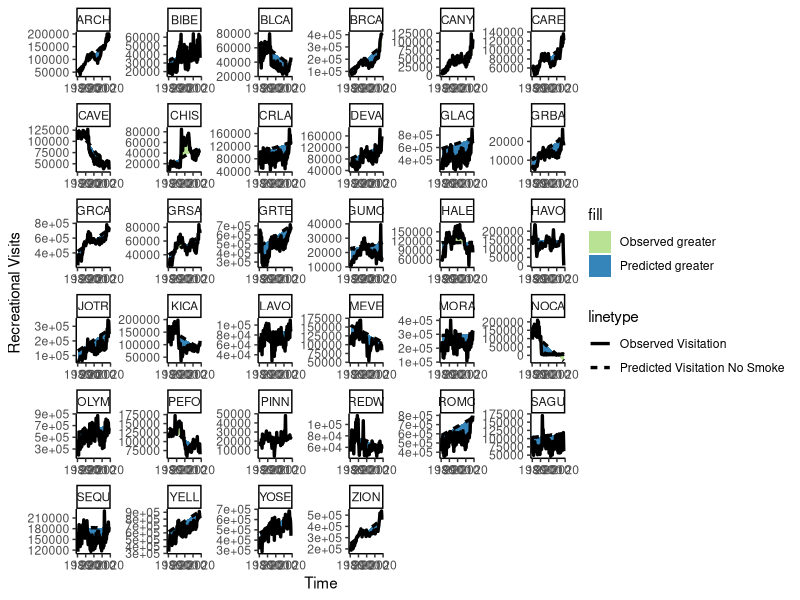
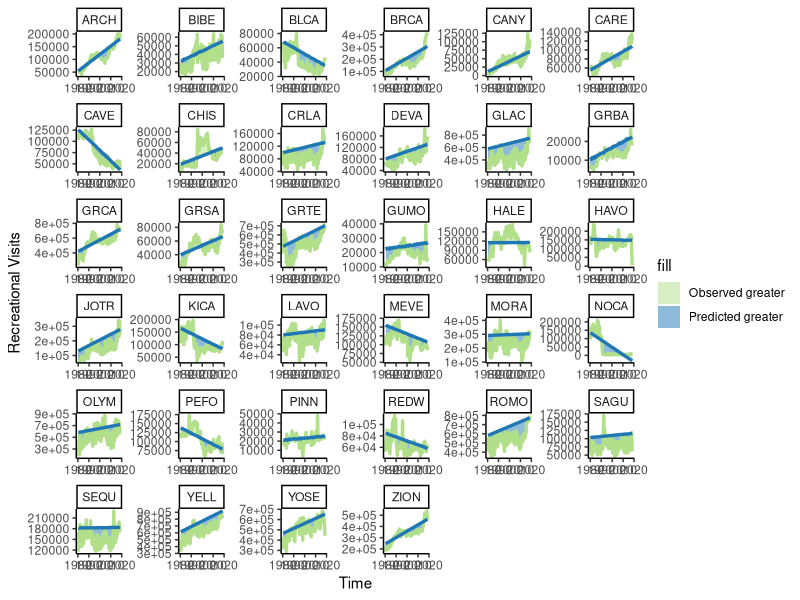
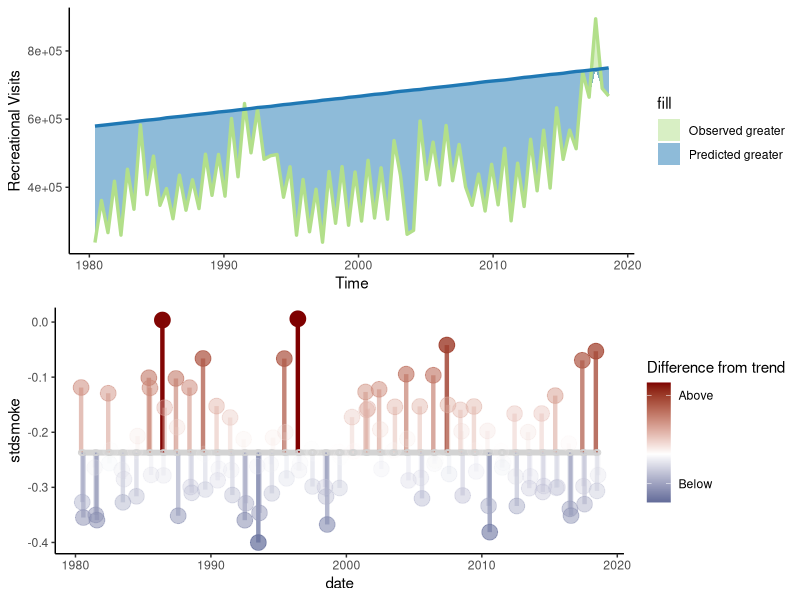
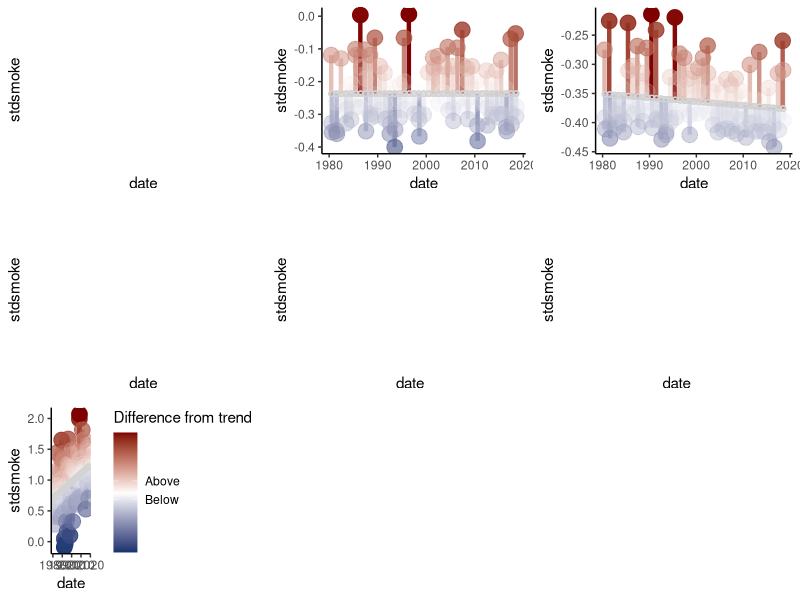
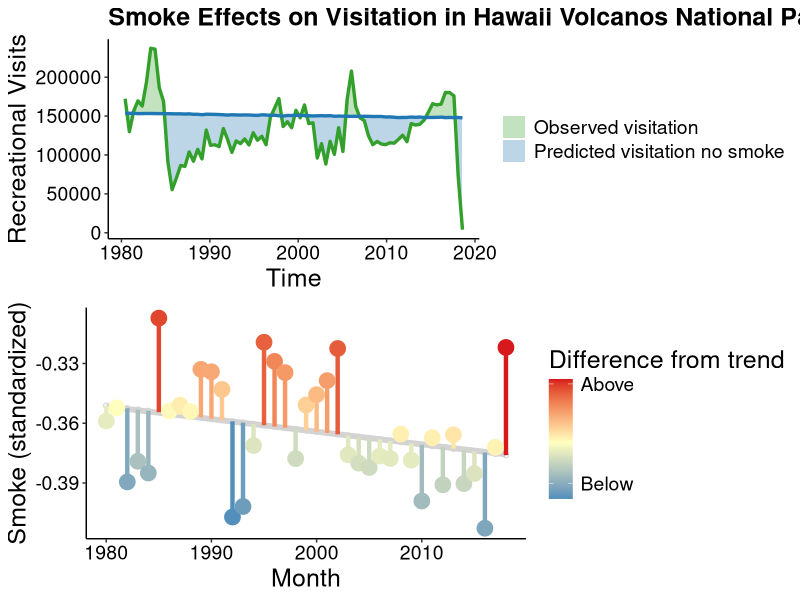
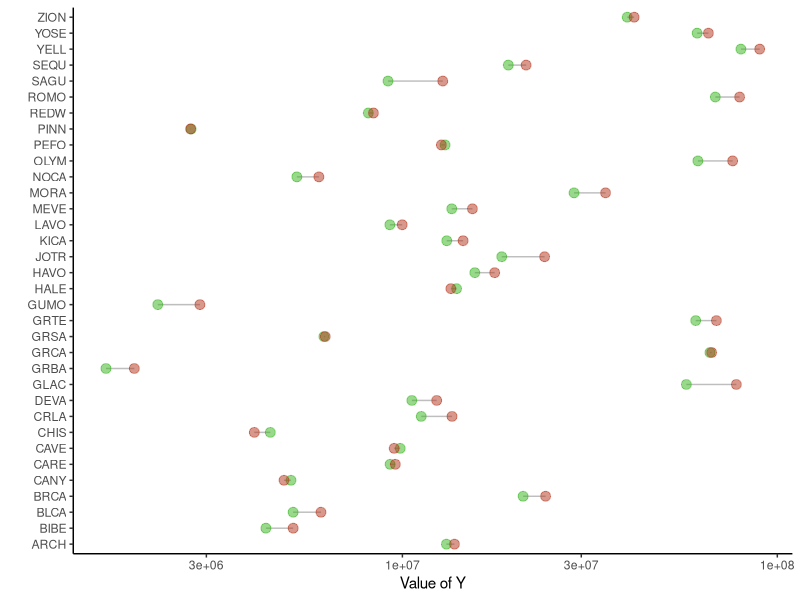
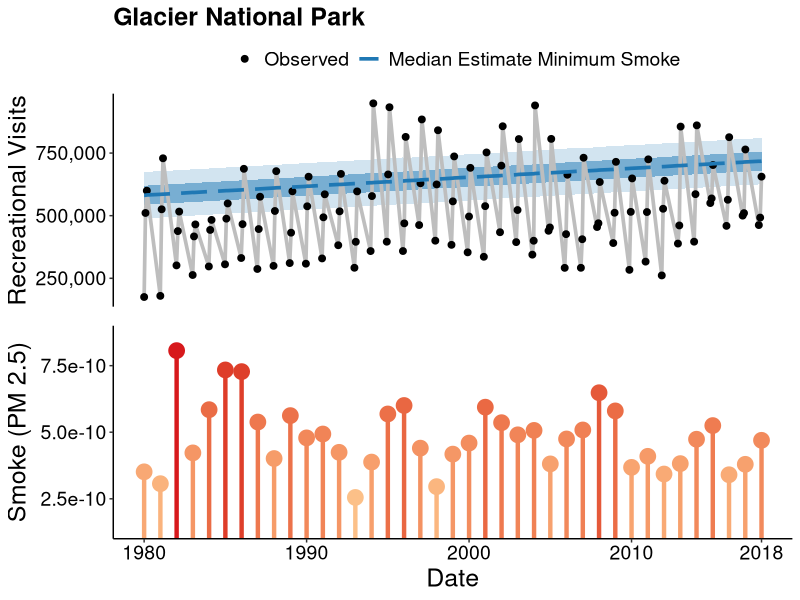
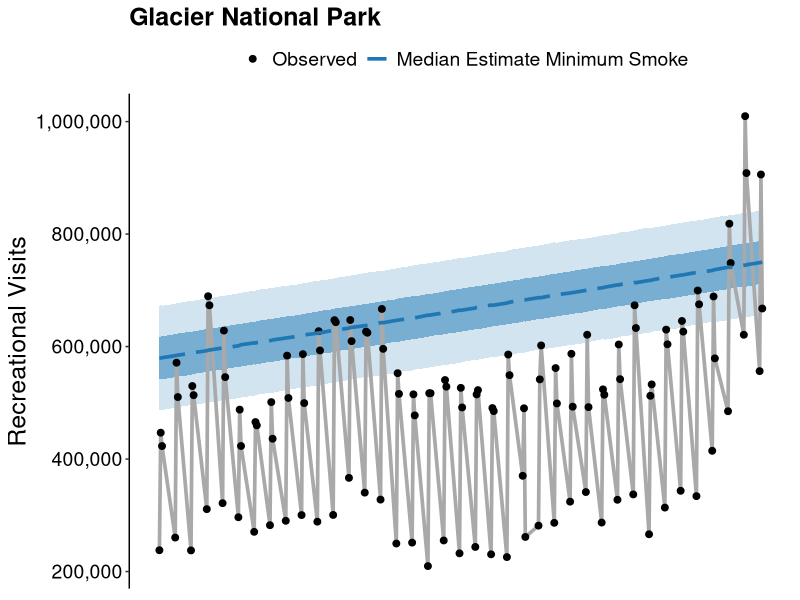

The R source for these figures, in order:
library(tidyverse)
allData<-read_csv("Data/MergedDataComplete.csv")[,-1]
predDat<-read_csv("Data/FullDataWithMinSmokePredictions.csv")[,-1]
predDat$date<-zoo::as.yearmon(predDat$date)
allData$date<-zoo::as.yearmon(paste0(allData$Month,allData$Year),"%m%Y")
allData<-allData%>% filter(SeasType =="High")
 #all sig parks
predDat.interp <- predDat %>% 
   split(.$UnitCode) %>% 
   map_df(~data.frame(UnitCode = approx(.x$date, .x$PredNoSmoke50CI, n = 80), 
                      nat = approx(.x$date, .x$RecreationVisits, n = 80), 
                      UnitCode = .x$UnitCode[1]))

cols <- c("Observed greater" = "#b2df8a", "Predicted greater" = "#1f78b4")
ggplot(predDat.interp, aes(nat.x, nat.y)) +  facet_wrap(~UnitCode,scales="free") +
  geom_ribbon(aes(ymin = nat.y, ymax = pmin(UnitCode.y, nat.y), fill = "Observed greater"),alpha=0.9) +
  geom_ribbon(aes(ymin = UnitCode.y, ymax = pmin(UnitCode.y, nat.y), fill = "Predicted greater"),alpha=0.9) +
  geom_line(aes(linetype = "Observed Visitation"),size=1.15) +
  geom_line(aes(nat.x, UnitCode.y, linetype = "Predicted Visitation No Smoke"),size=1.15) +
  scale_fill_manual(values=cols)+theme_classic()+xlab("Time")+ylab("Recreational Visits")

ggplot(predDat.interp, aes(nat.x, nat.y)) +  facet_wrap(~UnitCode,scales="free") +
  geom_ribbon(aes(ymin = nat.y, ymax = pmin(UnitCode.y, nat.y), fill = "Observed greater"),alpha=0.5) +
  geom_ribbon(aes(ymin = UnitCode.y, ymax = pmin(UnitCode.y, nat.y), fill = "Predicted greater"),alpha=0.5) +
  geom_line(color="#b2df8a",size=1.15) +
  geom_line(aes(nat.x, UnitCode.y), color="#1f78b4",size=1.15) +
  scale_fill_manual(values=cols)+theme_classic()+xlab("Time")+ylab("Recreational Visits")


#individual
cols <- c("Observed greater" = "#b2df8a", "Predicted greater" = "#1f78b4")

p1<-predDat.interp%>%filter(UnitCode == "GLAC")%>%
ggplot(., aes(nat.x, nat.y)) +  
  geom_ribbon(aes(ymin = nat.y, ymax = pmin(UnitCode.y, nat.y), fill = "Observed greater"),alpha=0.9) +
  geom_ribbon(aes(ymin = UnitCode.y, ymax = pmin(UnitCode.y, nat.y), fill = "Predicted greater"),alpha=0.9) +
  geom_line(aes(linetype = "Observed Visitation"),size=1.15) +
  geom_line(aes(nat.x, UnitCode.y, linetype = "Predicted Visitation No Smoke"),size=1.15) +
  scale_fill_manual(values=cols)+theme_classic()+xlab("Time")+ylab("Recreational Visits")


p1<-predDat.interp%>%filter(UnitCode == "GLAC")%>%
  ggplot(., aes(nat.x, nat.y)) +  
  geom_ribbon(aes(ymin = nat.y, ymax = pmin(UnitCode.y, nat.y), fill = "Observed greater"),alpha=0.5) +
  geom_ribbon(aes(ymin = UnitCode.y, ymax = pmin(UnitCode.y, nat.y), fill = "Predicted greater"),alpha=0.5) +
  geom_line(color="#b2df8a",size=1.15) +
  geom_line(aes(nat.x, UnitCode.y), color="#1f78b4",size=1.15) +
  scale_fill_manual(values=cols)+theme_classic()+xlab("Time")+ylab("Recreational Visits")


#smoke
glacdat=filter(allData,UnitCode == "GLAC")
fit<-lm(stdsmoke~date,data=glacdat)
glacdat$predsmoke<-predict(fit,date=glacdat$date)


p2<-ggplot(glacdat,aes(x=date,y=stdsmoke))+geom_smooth(se=F,method="lm", color = "lightgrey",size=2)+
    geom_segment(aes(xend = date, yend = predsmoke,alpha = abs(stdsmoke-predsmoke),color =(stdsmoke-predsmoke)),size=1.5) +
    geom_point(aes(alpha = abs(stdsmoke-predsmoke),color =(stdsmoke-predsmoke)),size=5)+
    scale_color_gradient2(low ="#08306b" , mid = "white", high = "#7f0000",name= "Difference from trend",breaks=c(0.2,-0.1),
                          labels=c("Above","Below")) + 
    #guides(color = FALSE) +
    guides(alpha = FALSE) + 
    geom_point(aes(y = predsmoke), shape = 1,color="lightgrey")+theme_classic()
   
gridExtra::grid.arrange(p1,p2,nrow=2)
                            
                            
library(lme4)                            
fits <- lmList(stdsmoke ~ date | UnitCode, data=allData) 
allData$predsmoke<-predict(fits,date=allData$date)
allData<-allData%>%filter(UnitCode %in% unique(predDat$UnitCode))


  p1<-allData%>%filter(UnitCode == "BISC")%>%
    ggplot(.,aes(x=date,y=stdsmoke,by=UnitCode))+geom_smooth(se=F,method="lm", color = "lightgrey",size=2)+
  geom_segment(aes(xend = date, yend = predsmoke,alpha = abs(stdsmoke-predsmoke),color =(stdsmoke-predsmoke)),size=1.5) +
    geom_point(aes(alpha = abs(stdsmoke-predsmoke),color =(stdsmoke-predsmoke)),size=5)+
    scale_color_gradient2(low ="#08306b" , mid = "white", high = "#7f0000",name= "Difference from trend",breaks=c(0.2,-0.1),
                          labels=c("Above","Below")) + 
    guides(color = FALSE) +
    guides(alpha = FALSE) + 
    geom_point(aes(y = predsmoke), shape = 1,color="lightgrey")+theme_classic()
  
  p2<-allData%>%filter(UnitCode == "GLAC")%>%
    ggplot(.,aes(x=date,y=stdsmoke,by=UnitCode))+geom_smooth(se=F,method="lm", color = "lightgrey",size=2)+
  geom_segment(aes(xend = date, yend = predsmoke,alpha = abs(stdsmoke-predsmoke),color =(stdsmoke-predsmoke)),size=1.5) +
    geom_point(aes(alpha = abs(stdsmoke-predsmoke),color =(stdsmoke-predsmoke)),size=5)+
    scale_color_gradient2(low ="#08306b" , mid = "white", high = "#7f0000",name= "Difference from trend",breaks=c(0.2,-0.1),
                          labels=c("Above","Below")) + 
    guides(color = FALSE) +
    guides(alpha = FALSE) + 
    geom_point(aes(y = predsmoke), shape = 1,color="lightgrey")+theme_classic()
  p3<-allData%>%filter(UnitCode == "HAVO")%>%
    ggplot(.,aes(x=date,y=stdsmoke,by=UnitCode))+geom_smooth(se=F,method="lm", color = "lightgrey",size=2)+
  geom_segment(aes(xend = date, yend = predsmoke,alpha = abs(stdsmoke-predsmoke),color =(stdsmoke-predsmoke)),size=1.5) +
    geom_point(aes(alpha = abs(stdsmoke-predsmoke),color =(stdsmoke-predsmoke)),size=5)+
    scale_color_gradient2(low ="#08306b" , mid = "white", high = "#7f0000",name= "Difference from trend",breaks=c(0.2,-0.1),
                          labels=c("Above","Below")) + 
    guides(color = FALSE) +
    guides(alpha = FALSE) + 
    geom_point(aes(y = predsmoke), shape = 1,color="lightgrey")+theme_classic()
  p4<-allData%>%filter(UnitCode == "KATM")%>%
    ggplot(.,aes(x=date,y=stdsmoke,by=UnitCode))+geom_smooth(se=F,method="lm", color = "lightgrey",size=2)+
  geom_segment(aes(xend = date, yend = predsmoke,alpha = abs(stdsmoke-predsmoke),color =(stdsmoke-predsmoke)),size=1.5) +
    geom_point(aes(alpha = abs(stdsmoke-predsmoke),color =(stdsmoke-predsmoke)),size=5)+
    scale_color_gradient2(low ="#08306b" , mid = "white", high = "#7f0000",name= "Difference from trend",breaks=c(0.2,-0.1),
                          labels=c("Above","Below")) + 
    guides(color = FALSE) +
    guides(alpha = FALSE) + 
    geom_point(aes(y = predsmoke), shape = 1,color="lightgrey")+theme_classic()
  p5<-allData%>%filter(UnitCode == "KOVA")%>%
    ggplot(.,aes(x=date,y=stdsmoke,by=UnitCode))+geom_smooth(se=F,method="lm", color = "lightgrey",size=2)+
  geom_segment(aes(xend = date, yend = predsmoke,alpha = abs(stdsmoke-predsmoke),color =(stdsmoke-predsmoke)),size=1.5) +
    geom_point(aes(alpha = abs(stdsmoke-predsmoke),color =(stdsmoke-predsmoke)),size=5)+
    scale_color_gradient2(low ="#08306b" , mid = "white", high = "#7f0000",name= "Difference from trend",breaks=c(0.2,-0.1),
                          labels=c("Above","Below")) + 
    guides(color = FALSE) +
    guides(alpha = FALSE) + 
    geom_point(aes(y = predsmoke), shape = 1,color="lightgrey")+theme_classic()
  p6<-allData%>%filter(UnitCode == "LACL")%>%
    ggplot(.,aes(x=date,y=stdsmoke,by=UnitCode))+geom_smooth(se=F,method="lm", color = "lightgrey",size=2)+
  geom_segment(aes(xend = date, yend = predsmoke,alpha = abs(stdsmoke-predsmoke),color =(stdsmoke-predsmoke)),size=1.5) +
    geom_point(aes(alpha = abs(stdsmoke-predsmoke),color =(stdsmoke-predsmoke)),size=5)+
    scale_color_gradient2(low ="#08306b" , mid = "white", high = "#7f0000",name= "Difference from trend",breaks=c(0.2,-0.1),
                          labels=c("Above","Below")) + 
    guides(color = FALSE) +
    guides(alpha = FALSE) + 
    geom_point(aes(y = predsmoke), shape = 1,color="lightgrey")+theme_classic()
  p7<-allData%>%filter(UnitCode == "SAGU")%>%
    ggplot(.,aes(x=date,y=stdsmoke,by=UnitCode))+geom_smooth(se=F,method="lm", color = "lightgrey",size=2)+
  geom_segment(aes(xend = date, yend = predsmoke,alpha = abs(stdsmoke-predsmoke),color =(stdsmoke-predsmoke)),size=1.5) +
    geom_point(aes(alpha = abs(stdsmoke-predsmoke),color =(stdsmoke-predsmoke)),size=5)+
    scale_color_gradient2(low ="#08306b" , mid = "white", high = "#7f0000",name= "Difference from trend",breaks=c(0.2,-0.1),
                          labels=c("Above","Below")) + 
    #guides(color = FALSE) +
    guides(alpha = FALSE) + 
    geom_point(aes(y = predsmoke), shape = 1,color="lightgrey")+theme_classic()
  
  gridExtra::grid.arrange(p1,p2,p3,p4,p5,p6,p7,nrow=3)

  
  ##HAVO Good Example
  cols <- c("Observed visitation" = "#33a02c", "Predicted visitation no smoke" = "#1f78b4")
  
  mytheme<- theme(panel.grid.major = element_blank(), panel.grid.minor = element_blank(),
                  plot.title = element_text( size=18, color="black",face="bold"),
                  axis.title.x = element_text( size=18),
                  axis.title.y = element_text( size=18),
                  axis.text=(element_text(color="black", size=14)),
                  legend.title = element_text(colour="black", size=18),
                  legend.text = element_text( size = 14))
  
  p1<-predDat.interp%>%filter(UnitCode == "HAVO")%>%
    ggplot(., aes(nat.x, nat.y)) +  
    geom_ribbon(aes(ymin = nat.y, ymax = pmin(UnitCode.y, nat.y), fill = "Observed visitation"),alpha=0.3) +
    geom_ribbon(aes(ymin = UnitCode.y, ymax = pmin(UnitCode.y, nat.y), fill = "Predicted visitation no smoke"),alpha=0.3) +
    geom_line(color="#33a02c",size=1.15) +
    geom_line(aes(nat.x, UnitCode.y), color="#1f78b4",size=1.15) +
    scale_fill_manual(values=cols,name=NULL)+theme_classic()+xlab("Time")+ylab("Recreational Visits")+
    ggtitle("Smoke Effects on Visitation in Hawaii Volcanos National Park")+mytheme
  
  
  p2<-allData%>%filter(UnitCode == "HAVO")%>%group_by(Year)%>%
    summarise(meansmoke=mean(stdsmoke),meanpredsmoke=mean(predsmoke))%>%
    ggplot(.,aes(x=Year,y=meansmoke))+geom_smooth(se=F,method="lm", color = "lightgrey",size=2)+
    geom_point(aes(y = meanpredsmoke), shape = 1,color="lightgrey")+
    geom_segment(aes(xend = Year, yend = meanpredsmoke,color =(meansmoke-meanpredsmoke)),size=1.5) +
    geom_point(aes(color =(meansmoke-meanpredsmoke)),size=5)+
    scale_color_gradient2(low ="#2b83ba" , mid = "#ffffbf", high = "#d7191c",name= "Difference from trend",breaks=c(0.050,-0.035),
                          labels=c("Above","Below")
    ) + 
    #guides(color = FALSE) +
    guides(alpha = FALSE) + 
    theme_classic()+xlab("Month")+
    ylab("Smoke (standardized)")+mytheme
   
  gridExtra::grid.arrange(p1,p2,nrow=2)
  
  
  
  
  
  
  
  
  ##Lolipops  ...
  predDat%>%group_by(UnitCode)%>%
    summarise(totrec=sum(RecreationVisits),totpred=sum(PredNoSmoke50CI))%>%
  ggplot(.) +
    geom_segment( aes(x=UnitCode, xend=UnitCode, y=totrec, yend=totpred), color="grey") +
    geom_point( aes(x=UnitCode, y=totrec), color=rgb(0.2,0.7,0.1,0.5), size=3 ) +
    geom_point( aes(x=UnitCode, y=totpred), color=rgb(0.7,0.2,0.1,0.5), size=3 ) +
    coord_flip()+scale_y_log10()+
    theme_classic() +
    theme(
      legend.position = "none",
    ) +
    xlab("") +
    ylab("Value of Y")
  
  
  
  
  
  
  ## 
  
  p1<-predDat%>%filter(UnitCode == "OLYM")%>%
    ggplot(.,aes(x=date))+
    geom_ribbon(aes(ymin=PredNoSmoke5CI, ymax=PredNoSmoke95CI),fill="#1f78b4",alpha=0.2)+
    geom_ribbon(aes(ymin=PredNoSmoke25CI, ymax=PredNoSmoke75CI),fill="#1f78b4",alpha=0.5)+
    geom_line(aes(y=RecreationVisits,color="grey"),size=1.25)+
    geom_point(aes(y=RecreationVisits,color="black"),size=2)+
    geom_line(aes(y=PredNoSmoke50CI,color="#1f78b4"),linetype="longdash",size=1.25)+theme_classic()+
    mytheme + scale_y_continuous(name="Recreational Visits", labels = scales::comma)+
    scale_x_continuous(name="Date",breaks=c(1980,1990,2000,2010,2018))+
    scale_color_identity(name = "",
                         breaks = c("black", "#1f78b4"),
                         labels = c("Observed", "Median Estimate Minimum Smoke"),
                         guide = "legend")+ggtitle("Glacier National Park")+theme(legend.position="top")+
    theme(axis.title.x=element_blank(),
          axis.text.x=element_blank(),
          axis.ticks.x=element_blank(),
          axis.line.x = element_blank())


  
  
p2<-predDat%>%filter(UnitCode == "OLYM")%>%group_by(Year)%>%
    summarise(meansmoke=mean(Smoke))%>%
    ggplot(.,aes(x=Year,y=meansmoke))+
    geom_segment(aes(xend = Year, yend = 1e-10,color =(meansmoke)),size=1.5) +
    geom_point(aes(color =(meansmoke)),size=5)+
    scale_color_gradient2(low ="#2b83ba" , mid = "#ffffbf", high = "#d7191c",name= "Difference from trend",breaks=c(0.050,-0.035),
                          labels=c("Above","Below")
    ) + 
    #guides(color = FALSE) +
    guides(alpha = FALSE) + 
    theme_classic()+  scale_x_continuous(name="Date",breaks=c(1980,1990,2000,2010,2018))+
   scale_y_continuous(name="Smoke (PM 2.5)",expand = c(0, 0), limits = c(1e-10, 9e-10))+mytheme
  

gA <- ggplotGrob(p1)
gB <- ggplotGrob(p2)
grid::grid.newpage()
grid::grid.draw(rbind(gA, gB))


predDat%>%filter(UnitCode == "GLAC")%>%
  ggplot(.,aes(x=date))+
  geom_ribbon(aes(ymin=PredNoSmoke5CI, ymax=PredNoSmoke95CI),fill="#1f78b4",alpha=0.2)+
  geom_ribbon(aes(ymin=PredNoSmoke25CI, ymax=PredNoSmoke75CI),fill="#1f78b4",alpha=0.5)+
  geom_line(aes(y=RecreationVisits,color="darkgrey"),size=1.25)+
  geom_point(aes(y=RecreationVisits,color="black"),size=2)+
  geom_line(aes(y=PredNoSmoke50CI,color="#1f78b4"),linetype="longdash",size=1.25)+theme_classic()+
  mytheme + scale_y_continuous(name="Recreational Visits", labels = scales::comma)+
  scale_x_continuous(name="Date",breaks=c(1980,1990,2000,2010,2018))+
  scale_color_identity(name = "",
                       breaks = c("black", "#1f78b4"),
                       labels = c("Observed", "Median Estimate Minimum Smoke"),
                       guide = "legend")+ggtitle("Glacier National Park")+theme(legend.position="top")+
  theme(axis.title.x=element_blank(),
        axis.text.x=element_blank(),
        axis.ticks.x=element_blank(),
        axis.line.x = element_blank())















